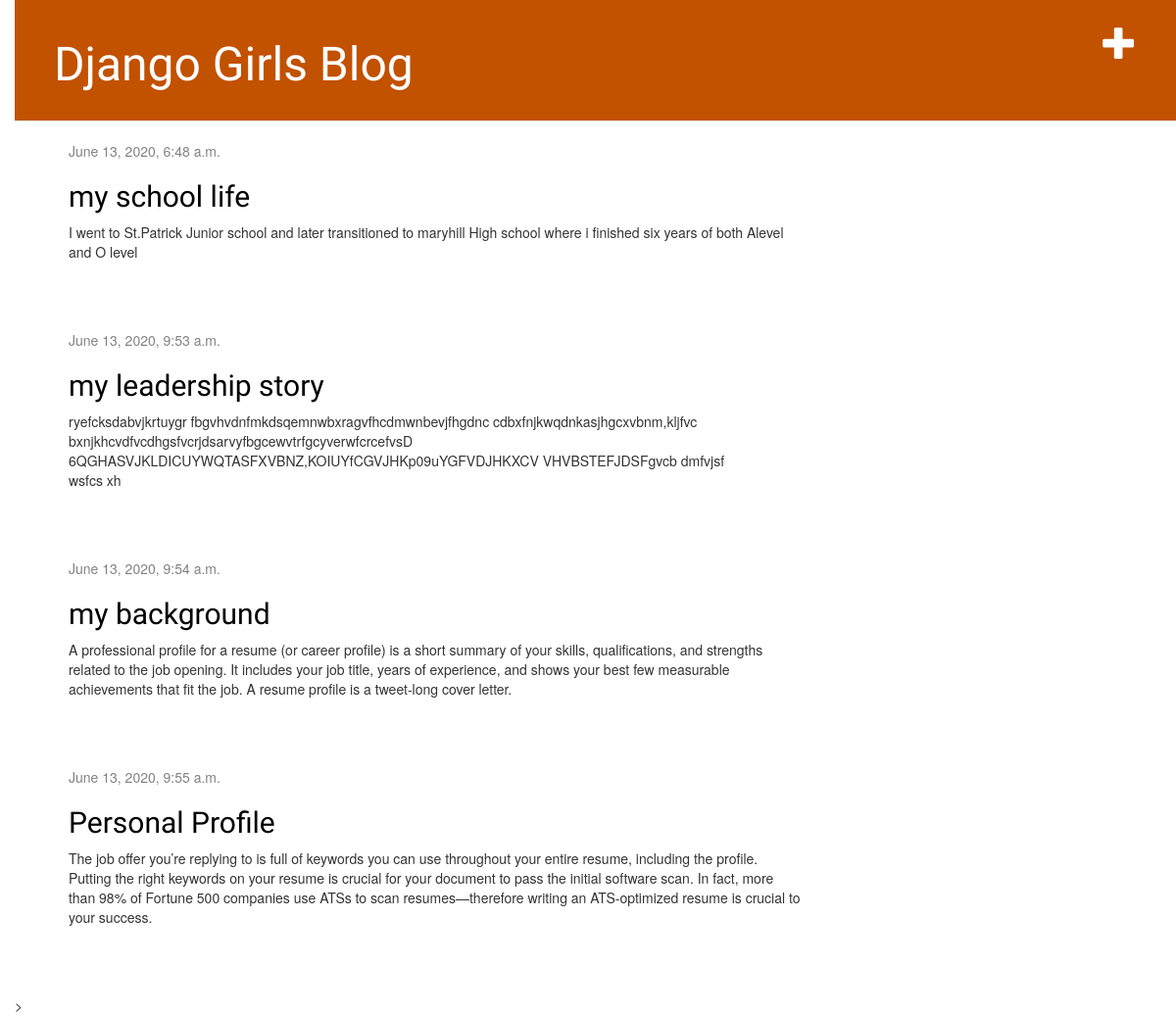
Before: / with the older database file.
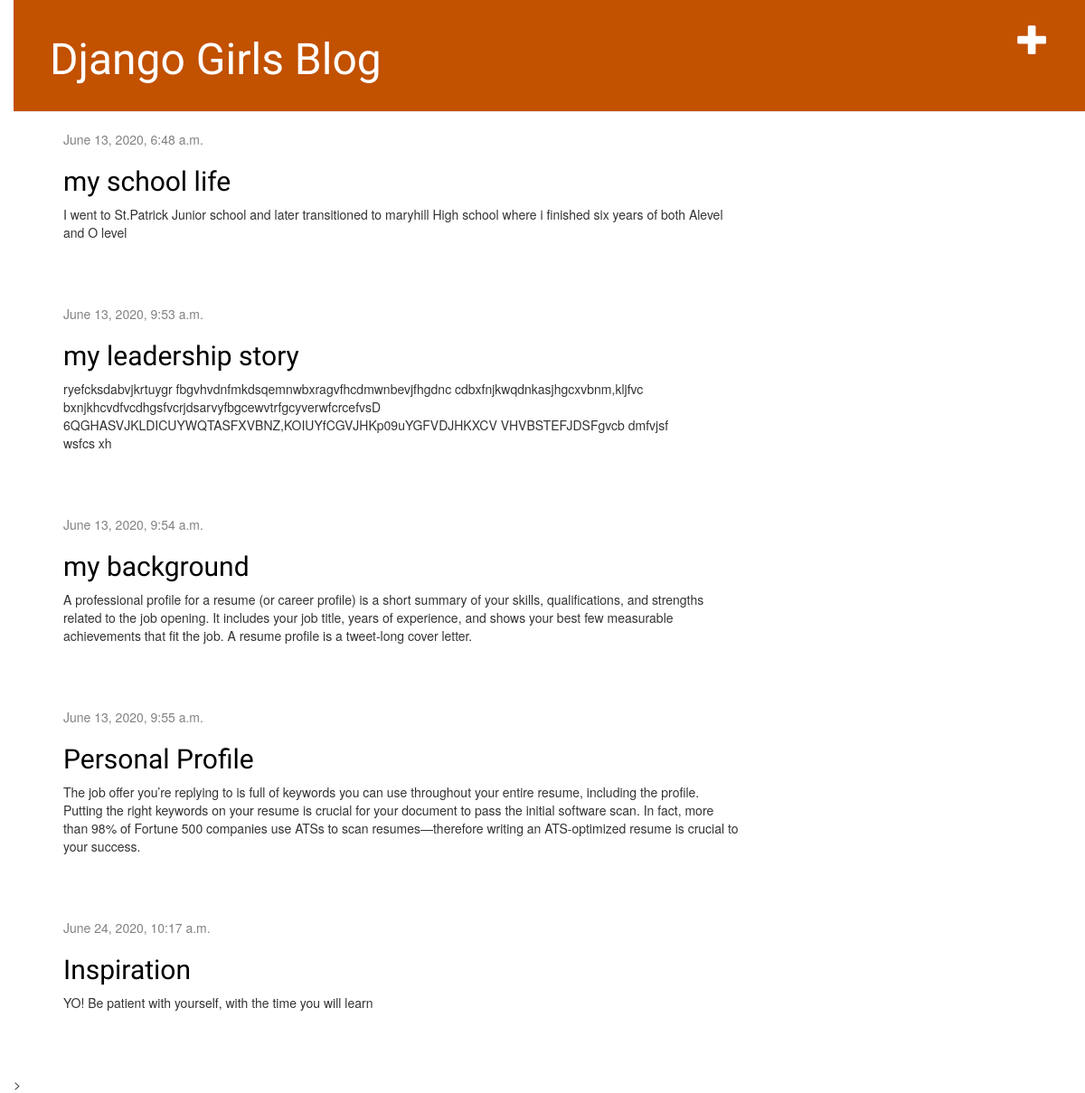
After: the same page with the newer database file.
### blog/models.py (models this page shows, shortened)
class Post(models.Model):
    author = models.ForeignKey(settings.AUTH_USER_MODEL, on_delete=models.CASCADE)
    title = models.CharField(max_length=200)
    text = models.TextField()
    created_date = models.DateTimeField(default=timezone.now)
    published_date = models.DateTimeField(blank=True, null=True)

### blog/views.py (the view)
# urls.py: path('', views.post_list, name='post_list'),
def post_list(request):
    posts = Post.objects.filter(published_date__lte=timezone.now()).order_by('published_date')
    return render(request, 'blog/post_list.html', {'posts': posts})

### blog/templates/blog/post_list.html
{% extends 'blog/base.html' %}
{% block content %}
    {% for post in posts %}
        <div class="post">
            <div class="date">
                {{ post.published_date }}
            </div>
            <h2><a href="{% url 'post_detail' pk=post.pk %}">{{ post.title }}</a></h2>
            <p>{{ post.text|linebreaksbr }}</p>
        </div>
    {% endfor %}
{% endblock %}

Changed rows visible on the page:
added Post: published_date "June 24, 2020, 10:17 a.m.", title "Inspiration", text "YO! Be patient with yourself, with the time you will learn"
